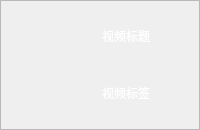
               <widget class="QFrame" name="frame_5">
                <property name="minimumSize">
                 <size>
                  <width>0</width>
                  <height>130</height>
                 </size>
                </property>
                <property name="maximumSize">
                 <size>
                  <width>16777215</width>
                  <height>16777215</height>
                 </size>
                </property>
                <property name="contextMenuPolicy">
                 <enum>Qt::DefaultContextMenu</enum>
                </property>
                <property name="layoutDirection">
                 <enum>Qt::LeftToRight</enum>
                </property>
                <property name="styleSheet">
                 <string notr="true">QFrame#frame_5{
    border: 1.3px dashed #FFFFFF;
}</string>
                </property>
                <property name="frameShape">
                 <enum>QFrame::StyledPanel</enum>
                </property>
                <property name="frameShadow">
                 <enum>QFrame::Raised</enum>
                </property>
                <layout class="QGridLayout" name="gridLayout">
                 <property name="leftMargin">
                  <number>9</number>
                 </property>
                 <property name="topMargin">
                  <number>9</number>
                 </property>
                 <item row="1" column="1">
                  <widget class="QLabel" name="type">
                   <property name="styleSheet">
                    <string notr="true">color: rgb(255, 255, 255);</string>
                   </property>
                   <property name="text">
                    <string>视频标签</string>
                   </property>
                  </widget>
                 </item>
                 <item row="0" column="1">
                  <widget class="QLabel" name="titles">
                   <property name="styleSheet">
                    <string notr="true">color: rgb(255, 255, 255);</string>
                   </property>
                   <property name="text">
                    <string>视频标题</string>
                   </property>
                  </widget>
                 </item>
                 <item row="0" column="0" rowspan="2">
                  <widget class="QPushButton" name="avatar">
                   <property name="minimumSize">
                    <size>
                     <width>0</width>
                     <height>105</height>
                    </size>
                   </property>
                   <property name="autoFillBackground">
                    <bool>false</bool>
                   </property>
                   <property name="styleSheet">
                    <string notr="true">QPushButton {
    border: none;
    background: transparent;
}
</string>
                   </property>
                   <property name="text">
                    <string/>
                   </property>
                   <property name="icon">
                    <iconset resource="../../icons.qrc">
                     <normaloff>:/new/prefix1/icons/default.png</normaloff>:/new/prefix1/icons/default.png</iconset>
                   </property>
                   <property name="iconSize">
                    <size>
                     <width>167</width>
                     <height>105</height>
                    </size>
                   </property>
                   <property name="checkable">
                    <bool>false</bool>
                   </property>
                  </widget>
                 </item>
                </layout>
               </widget>
